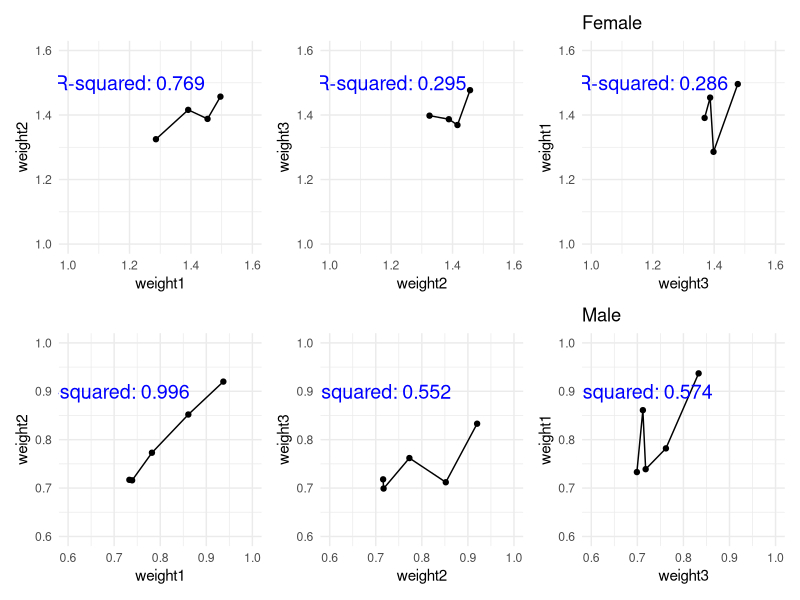

Recreate this plot in R.
library(tidyverse)
library(readxl)

library(ggplot2)
library(tibble)
library(patchwork)

# Data for the first plot
d1_2 <- tibble(
  weight1 = c(0.937,0.733,0.739,0.782,0.861),
  weight2 = c(0.920,0.717,0.716,0.773,0.852)
)

# Linear model and R-squared calculation
model1 <- lm(weight1 ~ weight2, data = d1_2)
r_squared1 <- summary(model1)$r.squared
r_squared_text1 <- paste("R-squared:", round(r_squared1, 3))

# First plot
m1_2 <- ggplot(d1_2, aes(x = weight1, y = weight2, group = 1)) +
  geom_point() +         
  geom_line() +  
  ylim(0.6, 1) + 
  xlim(0.6, 1) +
  theme_minimal() +
  annotate("text", x = 0.7, y = 0.9, label = r_squared_text1, size = 5, color = "blue")

# Data for the second plot
d2_3 <- tibble(
  weight2 = c(0.920,0.717,0.716,0.773,0.852),
  weight3 = c(0.833,0.699,0.718,0.762,0.712)
)

# Linear model and R-squared calculation
model2 <- lm(weight2 ~ weight3, data = d2_3)
r_squared2 <- summary(model2)$r.squared
r_squared_text2 <- paste("R-squared:", round(r_squared2, 3))

# Second plot
m2_3 <- ggplot(d2_3, aes(x = weight2, y = weight3, group = 1)) +
  geom_point() +         
  geom_line() +  
  ylim(0.6, 1) + 
  xlim(0.6, 1) +
  theme_minimal() +
  annotate("text", x = 0.7, y = 0.9, label = r_squared_text2, size = 5, color = "blue")

# Data for the third plot
d3_1 <- tibble(
  weight3 = c(0.833,0.699,0.718,0.762,0.712),
  weight1 = c(0.937,0.733,0.739,0.782,0.861)
)

# Linear model and R-squared calculation
model3 <- lm(weight3 ~ weight1, data = d3_1)
r_squared3 <- summary(model3)$r.squared
r_squared_text3 <- paste("R-squared:", round(r_squared3, 3))

# Third plot
m3_1 <- ggplot(d3_1, aes(x = weight3, y = weight1, group = 1)) +
  geom_point() +         
  geom_line() +  
  ylim(0.6, 1) + 
  xlim(0.6, 1) +
  theme_minimal() +
  annotate("text", x = 0.7, y = 0.9, label = r_squared_text3, size = 5, color = "blue")

# Combine the plots using patchwork
male_plot <- m1_2 + m2_3 + m3_1

male_plot <- male_plot + ggtitle("Male")







library(ggplot2)
library(tibble)
library(patchwork)

# Female fly measurement 1 and 2
df1_2 <- tibble(
  weight1 = c(1.496, 1.286, 1.391, 1.454),
  weight2 = c(1.457, 1.325, 1.416, 1.388)
)

# Linear model and R-squared calculation
model_f1_2 <- lm(weight1 ~ weight2, data = df1_2)
r_squared_f1_2 <- summary(model_f1_2)$r.squared
r_squared_text_f1_2 <- paste("R-squared:", round(r_squared_f1_2, 3))

# First plot
f1_2 <- ggplot(df1_2, aes(x = weight1, y = weight2, group = 1)) +
  geom_point() +         
  geom_line() +  
  ylim(1, 1.6) + 
  xlim(1, 1.6) + 
  theme_minimal() +
  annotate("text", x = 1.2, y = 1.5, label = r_squared_text_f1_2, size = 5, color = "blue")

# Female fly measurement 2 and 3
df2_3 <- tibble(
  weight2 = c(1.457, 1.325, 1.416, 1.388),
  weight3 = c(1.477, 1.398, 1.369, 1.387)
)

# Linear model and R-squared calculation
model_f2_3 <- lm(weight2 ~ weight3, data = df2_3)
r_squared_f2_3 <- summary(model_f2_3)$r.squared
r_squared_text_f2_3 <- paste("R-squared:", round(r_squared_f2_3, 3))

# Second plot
f2_3 <- ggplot(df2_3, aes(x = weight2, y = weight3, group = 1)) +
  geom_point() +         
  geom_line() +  
  ylim(1, 1.6) + 
  xlim(1, 1.6) + 
  theme_minimal() +
  annotate("text", x = 1.2, y = 1.5, label = r_squared_text_f2_3, size = 5, color = "blue")

# Female fly measurement 3 and 1
df3_1 <- tibble(
  weight3 = c(1.477, 1.398, 1.369, 1.387),
  weight1 = c(1.496, 1.286, 1.391, 1.454)
)

# Linear model and R-squared calculation
model_f3_1 <- lm(weight3 ~ weight1, data = df3_1)
r_squared_f3_1 <- summary(model_f3_1)$r.squared
r_squared_text_f3_1 <- paste("R-squared:", round(r_squared_f3_1, 3))

# Third plot
f3_1 <- ggplot(df3_1, aes(x = weight3, y = weight1, group = 1)) +
  geom_point() +         
  geom_line() +  
  ylim(1, 1.6) + 
  xlim(1, 1.6) + 
  theme_minimal() +
  annotate("text", x = 1.2, y = 1.5, label = r_squared_text_f3_1, size = 5, color = "blue")

# Combine the plots using patchwork
female_plot <- f1_2 + f2_3 + f3_1
 
female_plot <- female_plot + ggtitle("Female")


female_plot /
  male_plot



